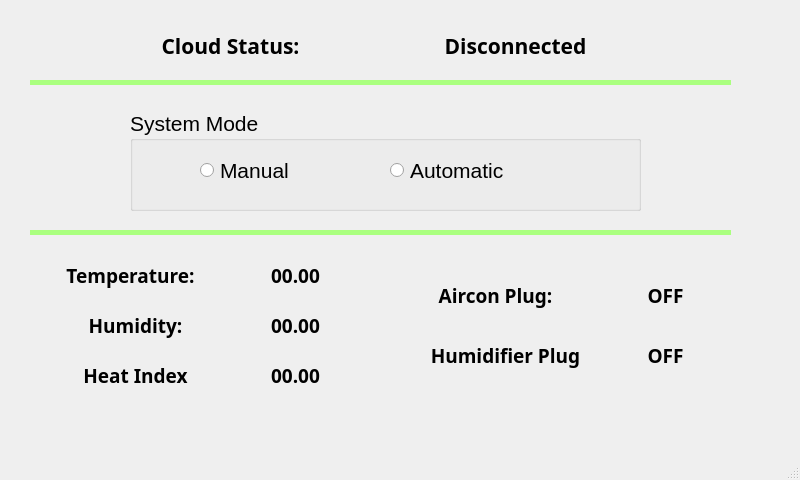
<?xml version="1.0" encoding="UTF-8"?>
<ui version="4.0">
 <class>MainWindow</class>
 <widget class="QMainWindow" name="MainWindow">
  <property name="geometry">
   <rect>
    <x>0</x>
    <y>0</y>
    <width>800</width>
    <height>480</height>
   </rect>
  </property>
  <property name="windowTitle">
   <string>MainWindow</string>
  </property>
  <widget class="QWidget" name="centralwidget">
   <widget class="QLabel" name="label">
    <property name="geometry">
     <rect>
      <x>90</x>
      <y>20</y>
      <width>281</width>
      <height>51</height>
     </rect>
    </property>
    <property name="font">
     <font>
      <family>Yu Gothic UI Semibold</family>
      <pointsize>16</pointsize>
      <weight>75</weight>
      <bold>true</bold>
     </font>
    </property>
    <property name="text">
     <string>Cloud Status:</string>
    </property>
    <property name="alignment">
     <set>Qt::AlignCenter</set>
    </property>
   </widget>
   <widget class="QLabel" name="cloudStatusLabel">
    <property name="geometry">
     <rect>
      <x>370</x>
      <y>20</y>
      <width>291</width>
      <height>51</height>
     </rect>
    </property>
    <property name="font">
     <font>
      <family>Yu Gothic UI Semibold</family>
      <pointsize>16</pointsize>
      <weight>75</weight>
      <bold>true</bold>
     </font>
    </property>
    <property name="text">
     <string>Disconnected</string>
    </property>
    <property name="alignment">
     <set>Qt::AlignCenter</set>
    </property>
   </widget>
   <widget class="QGroupBox" name="groupBox">
    <property name="geometry">
     <rect>
      <x>130</x>
      <y>110</y>
      <width>511</width>
      <height>101</height>
     </rect>
    </property>
    <property name="font">
     <font>
      <pointsize>16</pointsize>
     </font>
    </property>
    <property name="title">
     <string>System Mode</string>
    </property>
    <widget class="QRadioButton" name="manualRadioButton">
     <property name="geometry">
      <rect>
       <x>70</x>
       <y>40</y>
       <width>151</width>
       <height>41</height>
      </rect>
     </property>
     <property name="text">
      <string>Manual</string>
     </property>
    </widget>
    <widget class="QRadioButton" name="automaticRadioButton">
     <property name="geometry">
      <rect>
       <x>260</x>
       <y>40</y>
       <width>231</width>
       <height>41</height>
      </rect>
     </property>
     <property name="text">
      <string>Automatic</string>
     </property>
    </widget>
   </widget>
   <widget class="QLabel" name="cloudStatusLabel_2">
    <property name="geometry">
     <rect>
      <x>20</x>
      <y>250</y>
      <width>221</width>
      <height>51</height>
     </rect>
    </property>
    <property name="font">
     <font>
      <family>Yu Gothic UI Semibold</family>
      <pointsize>14</pointsize>
      <weight>75</weight>
      <bold>true</bold>
     </font>
    </property>
    <property name="text">
     <string>Temperature:</string>
    </property>
    <property name="alignment">
     <set>Qt::AlignCenter</set>
    </property>
   </widget>
   <widget class="QLabel" name="cloudStatusLabel_3">
    <property name="geometry">
     <rect>
      <x>30</x>
      <y>300</y>
      <width>211</width>
      <height>51</height>
     </rect>
    </property>
    <property name="font">
     <font>
      <family>Yu Gothic UI Semibold</family>
      <pointsize>14</pointsize>
      <weight>75</weight>
      <bold>true</bold>
     </font>
    </property>
    <property name="text">
     <string>Humidity:</string>
    </property>
    <property name="alignment">
     <set>Qt::AlignCenter</set>
    </property>
   </widget>
   <widget class="QLabel" name="cloudStatusLabel_4">
    <property name="geometry">
     <rect>
      <x>390</x>
      <y>270</y>
      <width>211</width>
      <height>51</height>
     </rect>
    </property>
    <property name="font">
     <font>
      <family>Yu Gothic UI Semibold</family>
      <pointsize>14</pointsize>
      <weight>75</weight>
      <bold>true</bold>
     </font>
    </property>
    <property name="text">
     <string>Aircon Plug:</string>
    </property>
    <property name="alignment">
     <set>Qt::AlignCenter</set>
    </property>
   </widget>
   <widget class="QLabel" name="cloudStatusLabel_5">
    <property name="geometry">
     <rect>
      <x>400</x>
      <y>330</y>
      <width>211</width>
      <height>51</height>
     </rect>
    </property>
    <property name="font">
     <font>
      <family>Yu Gothic UI Semibold</family>
      <pointsize>14</pointsize>
      <weight>75</weight>
      <bold>true</bold>
     </font>
    </property>
    <property name="text">
     <string>Humidifier Plug</string>
    </property>
    <property name="alignment">
     <set>Qt::AlignCenter</set>
    </property>
   </widget>
   <widget class="QLabel" name="tempLabel">
    <property name="geometry">
     <rect>
      <x>220</x>
      <y>250</y>
      <width>151</width>
      <height>51</height>
     </rect>
    </property>
    <property name="font">
     <font>
      <family>Yu Gothic UI Semibold</family>
      <pointsize>14</pointsize>
      <weight>75</weight>
      <bold>true</bold>
     </font>
    </property>
    <property name="text">
     <string>00.00</string>
    </property>
    <property name="alignment">
     <set>Qt::AlignCenter</set>
    </property>
   </widget>
   <widget class="QLabel" name="humidLabel">
    <property name="geometry">
     <rect>
      <x>220</x>
      <y>300</y>
      <width>151</width>
      <height>51</height>
     </rect>
    </property>
    <property name="font">
     <font>
      <family>Yu Gothic UI Semibold</family>
      <pointsize>14</pointsize>
      <weight>75</weight>
      <bold>true</bold>
     </font>
    </property>
    <property name="text">
     <string>00.00</string>
    </property>
    <property name="alignment">
     <set>Qt::AlignCenter</set>
    </property>
   </widget>
   <widget class="QLabel" name="airconPlugLabel">
    <property name="geometry">
     <rect>
      <x>590</x>
      <y>270</y>
      <width>151</width>
      <height>51</height>
     </rect>
    </property>
    <property name="font">
     <font>
      <family>Yu Gothic UI Semibold</family>
      <pointsize>14</pointsize>
      <weight>75</weight>
      <bold>true</bold>
     </font>
    </property>
    <property name="text">
     <string>OFF</string>
    </property>
    <property name="alignment">
     <set>Qt::AlignCenter</set>
    </property>
   </widget>
   <widget class="QLabel" name="humidifierPlugLabel">
    <property name="geometry">
     <rect>
      <x>590</x>
      <y>330</y>
      <width>151</width>
      <height>51</height>
     </rect>
    </property>
    <property name="font">
     <font>
      <family>Yu Gothic UI Semibold</family>
      <pointsize>14</pointsize>
      <weight>75</weight>
      <bold>true</bold>
     </font>
    </property>
    <property name="text">
     <string>OFF</string>
    </property>
    <property name="alignment">
     <set>Qt::AlignCenter</set>
    </property>
   </widget>
   <widget class="QLabel" name="label_2">
    <property name="geometry">
     <rect>
      <x>30</x>
      <y>80</y>
      <width>701</width>
      <height>5</height>
     </rect>
    </property>
    <property name="styleSheet">
     <string notr="true">background-color: rgb(170, 255, 127);</string>
    </property>
    <property name="text">
     <string/>
    </property>
   </widget>
   <widget class="QLabel" name="label_3">
    <property name="geometry">
     <rect>
      <x>30</x>
      <y>230</y>
      <width>701</width>
      <height>5</height>
     </rect>
    </property>
    <property name="styleSheet">
     <string notr="true">background-color: rgb(170, 255, 127);</string>
    </property>
    <property name="text">
     <string/>
    </property>
   </widget>
   <widget class="QLabel" name="heatIndexLabel">
    <property name="geometry">
     <rect>
      <x>220</x>
      <y>350</y>
      <width>151</width>
      <height>51</height>
     </rect>
    </property>
    <property name="font">
     <font>
      <family>Yu Gothic UI Semibold</family>
      <pointsize>14</pointsize>
      <weight>75</weight>
      <bold>true</bold>
     </font>
    </property>
    <property name="text">
     <string>00.00</string>
    </property>
    <property name="alignment">
     <set>Qt::AlignCenter</set>
    </property>
   </widget>
   <widget class="QLabel" name="cloudStatusLabel_6">
    <property name="geometry">
     <rect>
      <x>30</x>
      <y>350</y>
      <width>211</width>
      <height>51</height>
     </rect>
    </property>
    <property name="font">
     <font>
      <family>Yu Gothic UI Semibold</family>
      <pointsize>14</pointsize>
      <weight>75</weight>
      <bold>true</bold>
     </font>
    </property>
    <property name="text">
     <string>Heat Index</string>
    </property>
    <property name="alignment">
     <set>Qt::AlignCenter</set>
    </property>
   </widget>
  </widget>
  <widget class="QMenuBar" name="menubar">
   <property name="geometry">
    <rect>
     <x>0</x>
     <y>0</y>
     <width>800</width>
     <height>26</height>
    </rect>
   </property>
  </widget>
  <widget class="QStatusBar" name="statusbar"/>
 </widget>
 <resources/>
 <connections/>
</ui>
